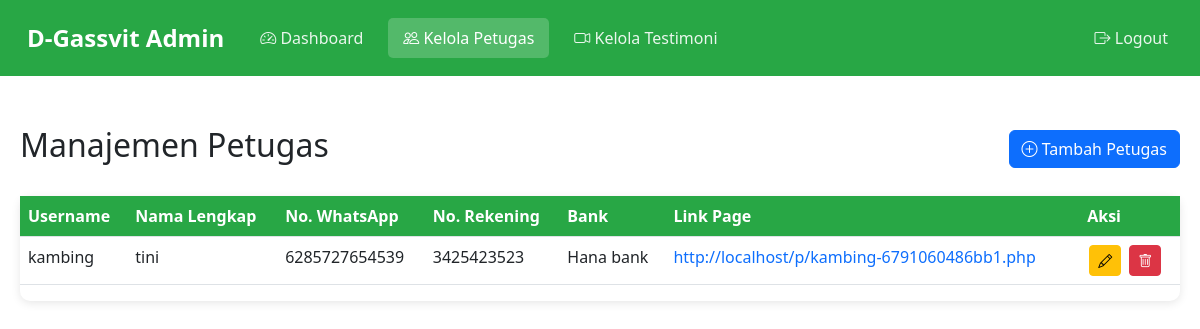
The page /admin/manage_petugas.php (signed in) on the database its author committed.
### tables this page shows
CREATE TABLE `petugas` (
  `id` int(11) NOT NULL,
  `username` varchar(50) NOT NULL,
  `password` varchar(255) NOT NULL,
  `nama_lengkap` varchar(100) NOT NULL,
  `no_wa` varchar(20) NOT NULL,
  `no_rekening` varchar(50) DEFAULT NULL,
  `nama_bank` varchar(50) DEFAULT NULL,
  `link_page` varchar(100) NOT NULL,
  `created_at` timestamp NOT NULL DEFAULT current_timestamp()
);

### admin/manage_petugas.php (the view, shortened to what this page needs)
<?php
require_once('../config.php');
$base_url = (isset($_SERVER['HTTPS']) && $_SERVER['HTTPS'] === 'on' ? "https" : "http") . "://" . $_SERVER['HTTP_HOST'];
$query = "SELECT id, username, nama_lengkap, no_wa, no_rekening, nama_bank, link_page FROM petugas";
$result = $conn->query($query);
$petugas_list = [];
while($row = $result->fetch_assoc()) {
    $petugas_list[] = $row;
}
?>
<!DOCTYPE html>
<html lang="id">
<head>
    <link href="https://cdn.jsdelivr.net/npm/bootstrap@5.3.0/dist/css/bootstrap.min.css" rel="stylesheet">
    <link href="https://cdn.jsdelivr.net/npm/bootstrap-icons@1.7.2/font/bootstrap-icons.css" rel="stylesheet">
</head>
<body>
    <?php include('navbar.php'); ?>
    <div class="dashboard-container">
        <div class="d-flex justify-content-between align-items-center mb-4">
            <h2>Manajemen Petugas</h2>
            <button class="btn btn-primary" data-bs-toggle="modal" data-bs-target="#addPetugasModal">
                <i class="bi bi-plus-circle"></i> Tambah Petugas
            </button>
        </div>
        <div class="petugas-card">
            <div class="table-responsive">
                <table class="table table-hover">
                    <thead>
                        <tr>
                            <th>Username</th>
                            <th>Nama Lengkap</th>
                            <th>No. WhatsApp</th>
                            <th>No. Rekening</th>
                            <th>Bank</th>
                            <th>Link Page</th>
                            <th>Aksi</th>
                        </tr>
                    </thead>
                    <tbody>
                        <?php foreach($petugas_list as $petugas): ?>
                        <tr>
                            <td><?= htmlspecialchars($petugas['username']) ?></td>
                            <td><?= htmlspecialchars($petugas['nama_lengkap']) ?></td>
                            <td><?= htmlspecialchars($petugas['no_wa']) ?></td>
                            <td><?= htmlspecialchars($petugas['no_rekening']) ?></td>
                            <td><?= htmlspecialchars($petugas['nama_bank']) ?></td>
                            <td>
                                <span class="copy-link" onclick="copyToClipboard('<?= $base_url . '/' . $petugas['link_page'] ?>')">
                                    <?= $base_url . '/' . $petugas['link_page'] ?>
                                </span>
                            </td>
                            <td>
                                <button class="btn btn-sm btn-warning btn-action" onclick="editPetugas(<?= $petugas['id'] ?>)">
                                    <i class="bi bi-pencil"></i>
                                </button>
                                <button class="btn btn-sm btn-danger btn-action" onclick="deletePetugas(<?= $petugas['id'] ?>)">
                                    <i class="bi bi-trash"></i>
                                </button>
                            </td>
                        </tr>
                        <?php endforeach; ?>
                    </tbody>
                </table>
            </div>
        </div>
    </div>
</body>
</html>

### admin/manage_petugas.php (style rules this page uses)
.dashboard-container { padding: 20px; max-width: 1200px; margin: 0 auto; }
.petugas-card { background: white; border-radius: 10px; box-shadow: 0 2px 10px rgba(0,0,0,0.1); margin-bottom: 20px; }
.copy-link { cursor: pointer; color: #0d6efd; }
.table th { background-color: #28a745; color: white; }
.btn-action { margin: 0 2px; }

### rows shown on the page
petugas: username "kambing", nama_lengkap "tini", no_wa "6285727654539", no_rekening "3425423523", nama_bank "Hana bank", link_page "p/kambing-6791060486bb1.php"
